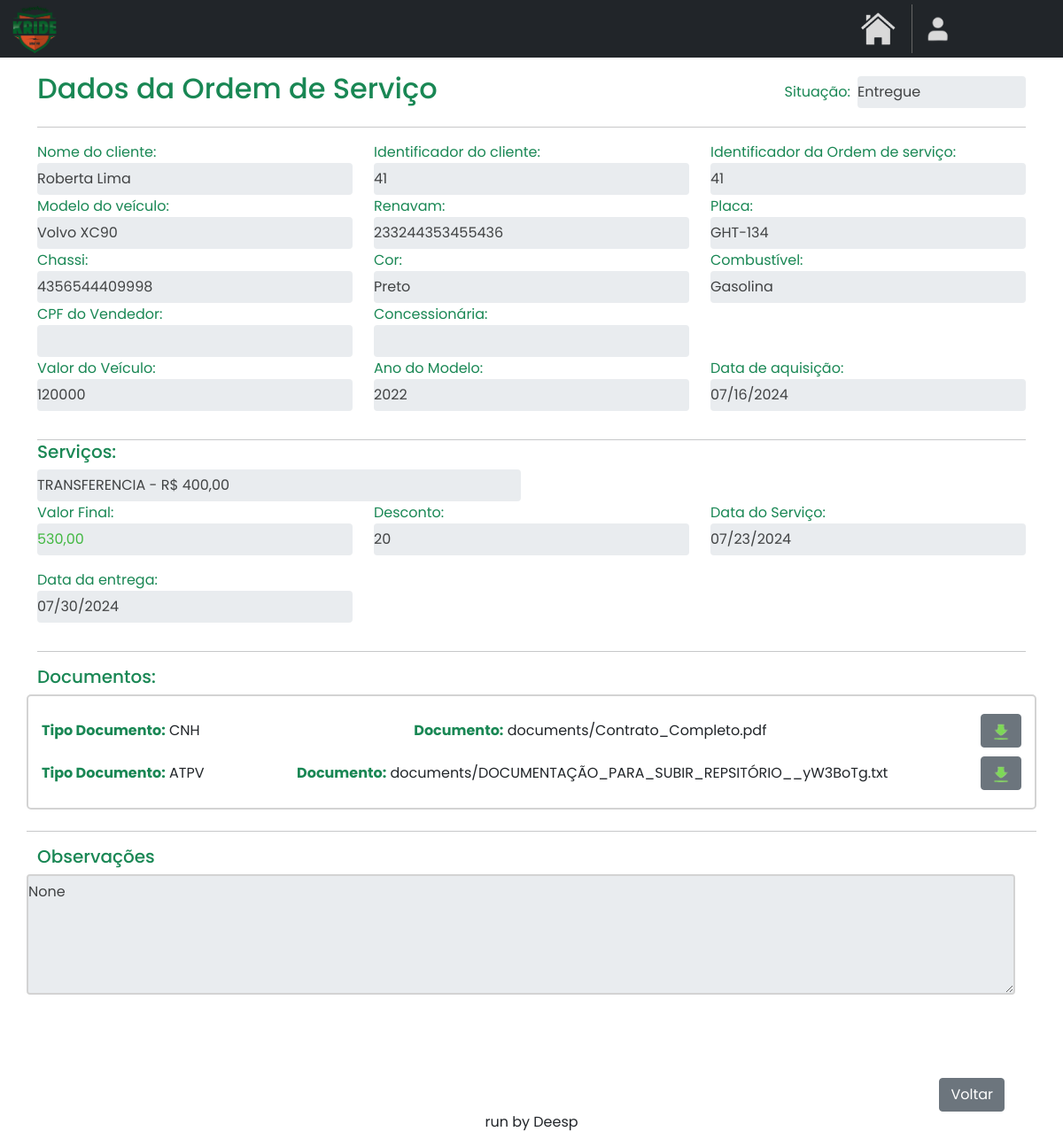
The app's page /home/consultar_os/41/, older data.
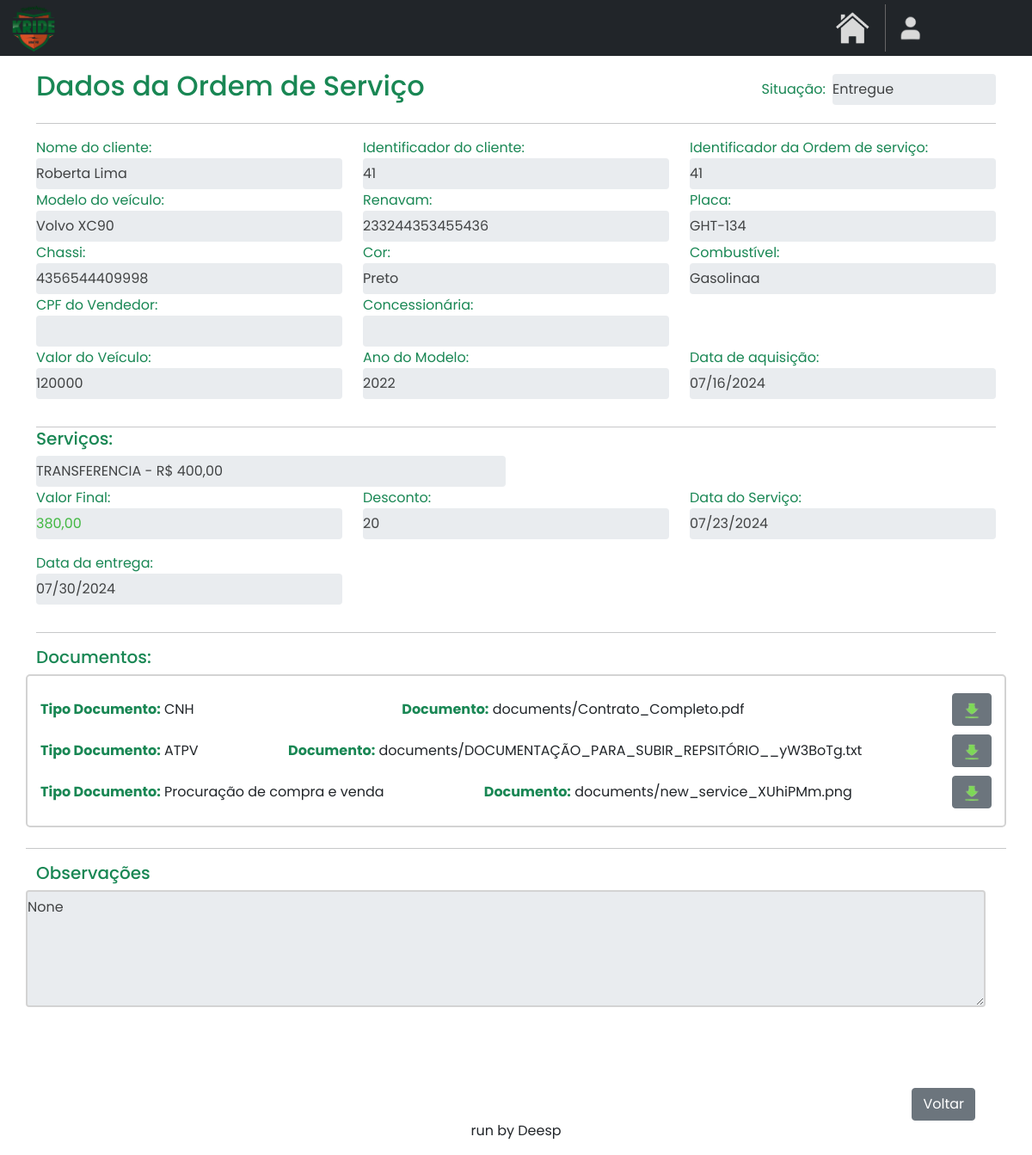
The same page, newer data.
### OS/models.py (models this page shows, shortened)
class OrdemServico(models.Model):
    renavam = models.CharField(max_length=50)
    placa = models.CharField(max_length=15)
    cliente_id = models.ForeignKey(Cliente, on_delete=models.CASCADE)
    nome_cliente = models.CharField(max_length=40)
    chassi = models.CharField(max_length=30, default='')
    cor = models.CharField(max_length=20, default='')
    combustivel = models.CharField(max_length=15, default='')
    modelo = models.CharField(max_length=25, default='')
    valor_veiculo = models.CharField(max_length=15, default='')
    ano_modelo = models.CharField(max_length=10, default='')
    pendencias = models.CharField(max_length=30, default='')
    data_entrega = models.DateField(null=True, blank=True)
    data_aq = models.DateField(null=True, blank=True)
    data_servico = models.DateField(default=datetime.date.today)
    desconto = models.CharField(max_length=20, default='')
    valor_f = models.CharField(max_length=20, default='')
    observacoes = models.TextField(blank=True, null=True)
    status = models.CharField(max_length=20, default='')
    cpf_vendedor = models.CharField(max_length=20, default='')
    concessionaria = models.CharField(max_length=30, default='')
    tipo_veiculo = models.CharField(max_length=15, default='')

class Servico_os(models.Model):
    os_id = models.ForeignKey(OrdemServico, on_delete=models.CASCADE)
    servico_id = models.ForeignKey(Servico, on_delete=models.CASCADE)
    valor_servico = models.CharField(max_length=15, default='')

class Servico(models.Model):
    descricao = models.CharField(max_length=50)
    nome = models.CharField(max_length=50, default='')
    custo = models.CharField(max_length=10, default='0')
    valor_liquido = models.CharField(max_length=10, default='0')
    valor_total = models.CharField(max_length=10, default='0')
    taxa_detran = models.CharField(max_length=10, default='0')
    notas = models.TextField(blank=True, null=True)

class Documentos(models.Model):
    tipo_doc = models.CharField(max_length=30, default='')
    arquivo = models.FileField(upload_to='documents/')
    ordem_servico_id = models.ForeignKey(OrdemServico, on_delete=models.CASCADE)
    data_alteracao = models.DateTimeField(auto_now_add=True)
    def __str__(self):
        return self.tipo_doc

### OS/views.py (the view)
# urls.py: path('consultar_os/<str:id>/', osviews.consultar_os, name='consultar_os'),
def consultar_os(request, id):
    ordem_servico = get_object_or_404(OrdemServico, pk=id)
    servicos_os = Servico_os.objects.filter(os_id=ordem_servico).select_related('servico_id')
    documentos_da_os = Documentos.objects.filter(ordem_servico_id=ordem_servico)
    datas = {
        'data_aq': (ordem_servico.data_aq.strftime('%Y-%m-%d') if ordem_servico.data_aq else ''),
        'data_servico':ordem_servico.data_servico.strftime('%Y-%m-%d'),
        'data_entrega': (ordem_servico.data_entrega.strftime('%Y-%m-%d') if ordem_servico.data_entrega else ''),
    }
    print(documentos_da_os)
    return render(
        request,
        'consultaos.html',
        {'ordem_servico': ordem_servico,
         'servicos_os': servicos_os,
         'documentos': documentos_da_os,
         'data': datas}
    )

### OS/templates/consultaos.html (shortened to what the changed rows need)
{% extends "base.html" %}
{% load static %}
{% block content %}
<!DOCTYPE html>
<html lang="en">
<head>
    <link href="https://cdn.jsdelivr.net/npm/bootstrap@5.0.2/dist/css/bootstrap.min.css" rel="stylesheet">
</head>
<body>
    <div class="container mt-3 custom-container">
        <div class="d-flex justify-content-start align-items-center">
            <h2 class="me-auto text-success">Dados da Ordem de Serviço</h2>
            <label class="text-success me-2">Situação:</label>
            <input style="width: 190px;" name="status" type="text" class="form-control readonly-input" value="{{ ordem_servico.status }}" readonly>
        </div>
    </div>
    <div class="container">
        <div class="row">
            <div class="col-md-4 form-group">
                <label class="text-success">Nome do cliente:</label>
                <input type="text" class="form-control readonly-input" value="{{ ordem_servico.nome_cliente }}" readonly>
            </div>
            <div class="col-md-4 form-group">
                <label class="text-success">Identificador do cliente:</label>
                <input type="text" class="form-control readonly-input" value="{{ ordem_servico.cliente_id_id }}" readonly>
            </div>
            <div class="col-md-4 form-group">
                <label class="text-success">Identificador da Ordem de serviço:</label>
                <input type="text" class="form-control readonly-input" value="{{ ordem_servico.id }}" readonly>
            </div>
        </div>
        <div class="row" style="margin-top: -15px;">
            <div class="col-md-4 form-group">
                <label class="text-success">Modelo do veículo:</label>
                <input type="text" class="form-control readonly-input" value="{{ ordem_servico.modelo }}" readonly>
            </div>
            <div class="col-md-4 form-group">
                <label class="text-success">Renavam:</label>
                <input type="text" class="form-control readonly-input" value="{{ ordem_servico.renavam }}" readonly>
            </div>
            <div class="col-md-4 form-group">
                <label class="text-success">Placa:</label>
                <input type="text" class="form-control readonly-input" value="{{ ordem_servico.placa }}" readonly>
            </div>
        </div>
        <div class="row" style="margin-top: -15px;">
            <div class="col-md-4 form-group">
                <label class="text-success">Chassi:</label>
                <input type="text" class="form-control readonly-input" value="{{ ordem_servico.chassi }}" readonly>
            </div>
            <div class="col-md-4 form-group">
                <label class="text-success">Cor:</label>
                <input type="text" class="form-control readonly-input" value="{{ ordem_servico.cor }}" readonly>
            </div>
            <div class="col-md-4 form-group">
                <label class="text-success">Combustível:</label>
                <input type="text" class="form-control readonly-input" value="{{ ordem_servico.combustivel }}" readonly>
            </div>
        </div>
        <div class="row" style="margin-top: -15px;">
            <div class="col-md-4 form-group">
                <label class="text-success">Valor do Veículo:</label>
                <input type="text" class="form-control readonly-input" value="{{ ordem_servico.valor_veiculo }}" readonly>
            </div>
            <div class="col-md-4 form-group">
                <label class="text-success">Ano do Modelo:</label>
                <input type="text" class="form-control readonly-input" value="{{ ordem_servico.ano_modelo }}" readonly>
            </div>
        </div>
        <div class="row" style="margin-top: -15px;">
            {% for servico_os in servicos_os %}
                <div class="col-md-6 form-group">
                    <input type="text" class="form-control readonly-input" value="{{ servico_os.servico_id.nome }} - R$ {{ servico_os.servico_id.valor_total }}" readonly>
                </div>
            {% endfor %}
        </div>
        <div class="row" style="margin-top: -15px;">
            <div class="col-md-4 form-group">
                <label class="text-success">Valor Final:</label>
                <input type="text" class="form-control readonly-input" style="color: rgb(66, 184, 66);" value="{{ ordem_servico.valor_f }}" readonly>
            </div>
            <div class="col-md-4 form-group">
                <label class="text-success">Desconto:</label>
                <input type="text" class="form-control readonly-input" value="{{ ordem_servico.desconto }}" readonly>
            </div>
        </div>
        <div class="row">
            <div class="col-12 document-list">
                {% for documento in documentos %}
                <div class="document-item">
                    <p><strong class="text-success">Tipo Documento:</strong> {{ documento.tipo_doc }}</p>
                    <p><strong class="text-success">Documento:</strong> {{ documento.arquivo }}</p>
                    <a href="{{ documento.arquivo.url }}" title="DOWNLOAD" class="btn btn-secondary" download>
                        <img src="{% static 'images/download.png' %}" alt="Download">
                    </a>
                </div>
                {% endfor %}
            </div>
        <div class="row">
            <h5 class="me-auto text-success">Observações</h5>
            <textarea class="form-control readonly-input obs" id="observacoes" name="observacoes" rows="5" cols="40" readonly>{{ ordem_servico.observacoes }}</textarea><br>
        </div>
    </div>
</body>
</html>
{% endblock %}

Row changes from the older to the newer data that the page shows:
changed OrdemServico "Entregue": combustivel "Gasolina" → "Gasolinaa"; valor_f "530,00" → "380,00"
added Documentos: tipo_doc "Procuração de compra e venda", arquivo "documents/new_service_XUhiPMm.png"
